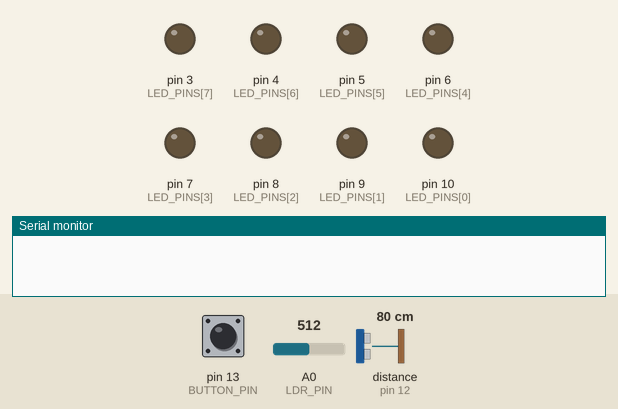
The sketch below on a simulated Arduino Uno, built with avr-gcc and run on an emulated ATmega328P. Shown: output pins drawn as LEDs (lit = HIGH), the last lines printed to the serial monitor. Dashed ring = blinking. The inputs (shaded band) are chosen by the test bench; at power-on: distance to the obstacle (sensor on pin 12) 80 cm, A0 (LDR_PIN) = 512, pin 13 (BUTTON_PIN) HIGH. The echo pulse lasts 58.3 µs per cm.

Above: at 1.7 s.
1.8 s: distance to the obstacle (sensor on pin 12) set to 6 cm
3.3 s: distance to the obstacle (sensor on pin 12) set to 4 cm
At 3.78 s:
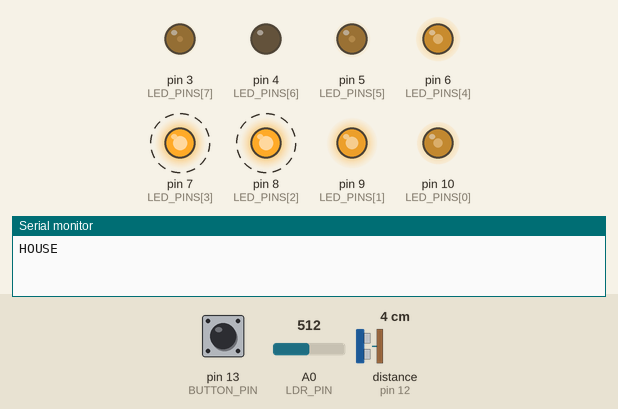
At 4.72 s:
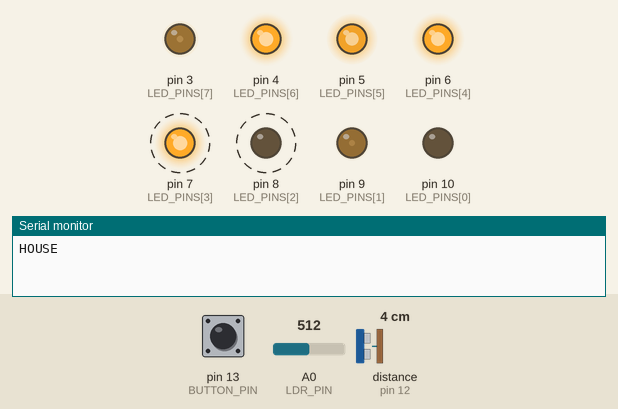
6.3 s: distance to the obstacle (sensor on pin 12) set to 2 cm
9.3 s: A0 (LDR_PIN) set to 421
12.3 s: A0 (LDR_PIN) set to 392
At 12.8 s:
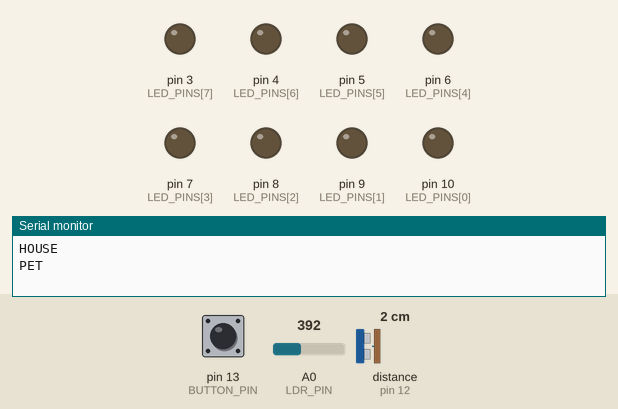
Timing chart, 0 to 15.3 s (numbered marks = the images above; inputs shaded):
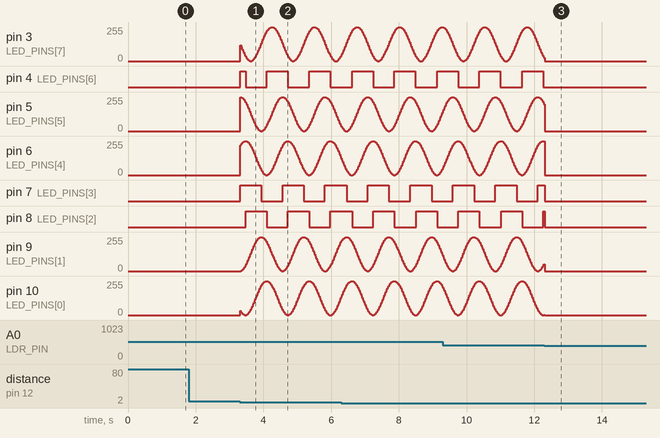

Measured:
- the behaviour switches between 5 and 4 cm on distance to the obstacle (sensor on pin 12) (found by bisection; images 0 and 1)
- the behaviour switches between 411 and 410 on A0 (LDR_PIN) (found by bisection; images 2 and 3)
- after the input at 1.8 s, every drawn part: stays the same
- after the input at 12.3 s, pin 4 (LED_PINS[6]): stops changing and stays LOW

The sketch:

own_a_snoopy2.ino
```cpp
/* Own a Snoopy

Introducing OWN A SNOOPY! Be Charlie Brown and
have your own physical Snoopy to interact with!
You can pet him, feed him, and put him on his
iconic red house!

Created May 7th, 2025
By Jun Chen, Sunyu Jung

The Circuit:
* Button, LDR, and Ultrasonic Sensor as input
* 8 LEDs, and serial as output

Function:
* Interpret data from the three sensors
* Send serial messages accordingly to p5.js for handling visuals
*/

#include <NewPing.h>

// === PIN ASSIGNMENTS ===
const uint8_t LDR_PIN     = A0;
const uint8_t BUTTON_PIN  = 13;
const uint8_t TRIG_PIN    = 11;
const uint8_t ECHO_PIN    = 12;
const uint8_t LED_PINS[8] = {10,9,8,7,6,5,4,3};

// === ULTRASONIC SETUP ===
const unsigned int MAX_DISTANCE = 200; // cm
NewPing sonar(TRIG_PIN, ECHO_PIN, MAX_DISTANCE);

// === DURATIONS ===
const unsigned long DUR_EAT = 3000;  // ms

// === HYSTERESIS THRESHOLDS ===
const unsigned int HOUSE_ON_CM  = 5;   // go “on” when < 5 cm
const unsigned int HOUSE_OFF_CM = 10;  // go “off” when > 10 cm

// === LDR CALIBRATION ===
int minLight = 1023;
int maxLight = 0;
int thresholdLight = 0;

// === STATE & FLAGS ===
enum State { IDLE, PET, EAT, HOUSE };
State currentState = IDLE;

static bool houseDetected = false;
static bool eatActive     = false;
static unsigned long eatStart = 0;

void setup() {
  Serial.begin(115200);
  pinMode(BUTTON_PIN, INPUT_PULLUP);
  for (auto p : LED_PINS) pinMode(p, OUTPUT);

  // calibrate LDR
  for (int i = 0; i < 100; i++) {
    int v = analogRead(LDR_PIN);
    minLight = min(minLight, v);
    maxLight = max(maxLight, v);
    delay(5);
  }
  thresholdLight = (minLight + maxLight) / 2;
}

void loop() {
  unsigned long now = millis();

  // --- 1) Finish EAT if active ---
  if (eatActive) {
    if (now - eatStart >= DUR_EAT) {
      eatActive = false;
      currentState = IDLE;
      Serial.println("IDLE");
    }
    // while eating, do nothing else
    delay(20);
    return;
  }

  // --- 2) Read sensors ---
  unsigned int dist = sonar.ping_cm();
  bool houseOn  = (dist > 0 && dist < HOUSE_ON_CM);
  bool houseOff = (dist > HOUSE_OFF_CM);

  int light = analogRead(LDR_PIN);
  minLight = min(minLight, light);
  maxLight = max(maxLight, light);
  thresholdLight = (minLight + maxLight) / 2;
  bool petTrig = (light < thresholdLight - 50);

  bool buttonPressed = (digitalRead(BUTTON_PIN) == LOW);

  // --- 3) HOUSE with hysteresis ---
  if (houseOn && !houseDetected) {
    houseDetected = true;
    currentState = HOUSE;
    Serial.println("HOUSE");
  }
  else if (houseDetected && houseOff) {
    // only clear when distance is comfortably above
    houseDetected = false;
    currentState = IDLE;
    Serial.println("IDLE");
  }

  // --- 4) EAT on single button press ---
  else if (buttonPressed && currentState != EAT) {
    eatActive   = true;
    eatStart    = now;
    currentState = EAT;
    Serial.println("EAT");
  }

  // --- 5) PET edge detection ---
  else if (petTrig && currentState != PET) {
    currentState = PET;
    Serial.println("PET");
  }
  else if (!petTrig && currentState == PET) {
    currentState = IDLE;
    Serial.println("IDLE");
  }

  // --- 6) LED behavior ---
  if (currentState == HOUSE) {
    pulsateLEDs(now);
  } else {
    allLEDsOff();
  }

  delay(20); // small debounce
}

void allLEDsOff() {
  for (auto p : LED_PINS) digitalWrite(p, LOW);
}

void pulsateLEDs(unsigned long t) {
  for (int i = 0; i < 8; i++) {
    float phase = TWO_PI * i / 8.0;
    float val   = (sin((t / 200.0) + phase) + 1) * 127.5;
    analogWrite(LED_PINS[i], (int)val);
  }
}
```
